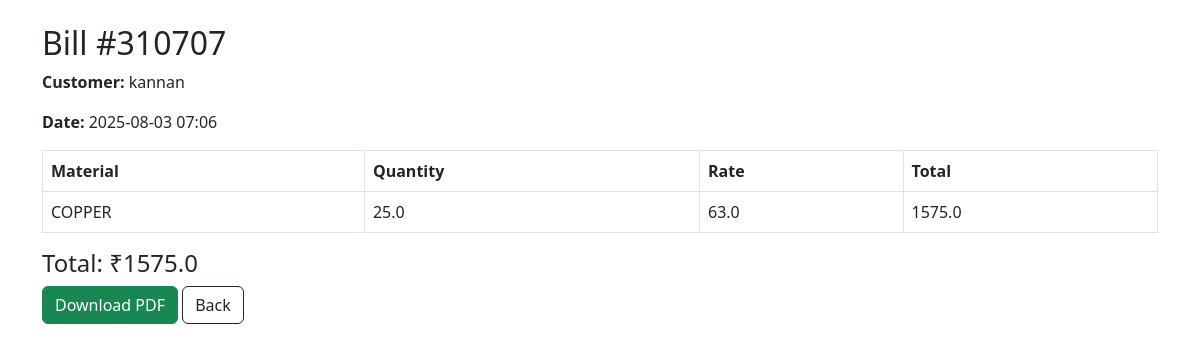
The app's page /bill/7/ with its own data.
### myapp/models.py (models this page shows, shortened)
class Bill(models.Model):
    bill_number = models.CharField(max_length=6, unique=True, blank=True)
    customer_name = models.CharField(max_length=100)
    created_at = models.DateTimeField(auto_now_add=True)

class Item(models.Model):
    bill = models.ForeignKey(Bill, on_delete=models.CASCADE, related_name='items')
    material = models.CharField(max_length=255)
    quantity = models.FloatField()
    rate = models.FloatField()
    total = models.FloatField()

### myapp/views.py (the view)
# urls.py: path('bill/<int:bill_id>/', views.bill_view, name='bill_view'),
def bill_view(request, bill_id):
    bill = get_object_or_404(Bill, id=bill_id)
    items = bill.items.all()
    total = sum(item.total for item in items)
    return render(request, 'bill.html', {
        'bill': bill,
        'items': items,
        'overall_total': total
    })

### myapp/templates/bill.html (shortened to what this page needs)
<!DOCTYPE html>
<html>
<head>
    <link rel="stylesheet" href="https://cdn.jsdelivr.net/npm/bootstrap@5.3.0/dist/css/bootstrap.min.css">
</head>
<body class="p-4">
    <div class="container">
        <h2>Bill #{{ bill.bill_number }}</h2>
        <p><strong>Customer:</strong> {{ bill.customer_name }}</p>
        <p><strong>Date:</strong> {{ bill.created_at|date:"Y-m-d H:i" }}</p>
        <table class="table table-bordered">
            <thead>
                <tr><th>Material</th><th>Quantity</th><th>Rate</th><th>Total</th></tr>
            </thead>
            <tbody>
                {% for item in items %}
                <tr>
                    <td>{{ item.material }}</td>
                    <td>{{ item.quantity }}</td>
                    <td>{{ item.rate }}</td>
                    <td>{{ item.total }}</td>
                </tr>
                {% endfor %}
            </tbody>
        </table>
        <h4>Total: ₹{{ overall_total }}</h4>
        <a href="{% url 'bill_pdf' bill.id %}" class="btn btn-success">Download PDF</a>
        <a href="{% url 'history' %}" class="btn btn-outline-dark">Back</a>
    </div>
</body>
</html>

### records on screen
Bill: bill_number "310707", customer_name "kannan", created_at "2025-08-03 07:06"
Item: material "COPPER", quantity "25.0", rate "63.0", total "1575.0"

### other values on screen
{{ overall_total }} "1575.0"
